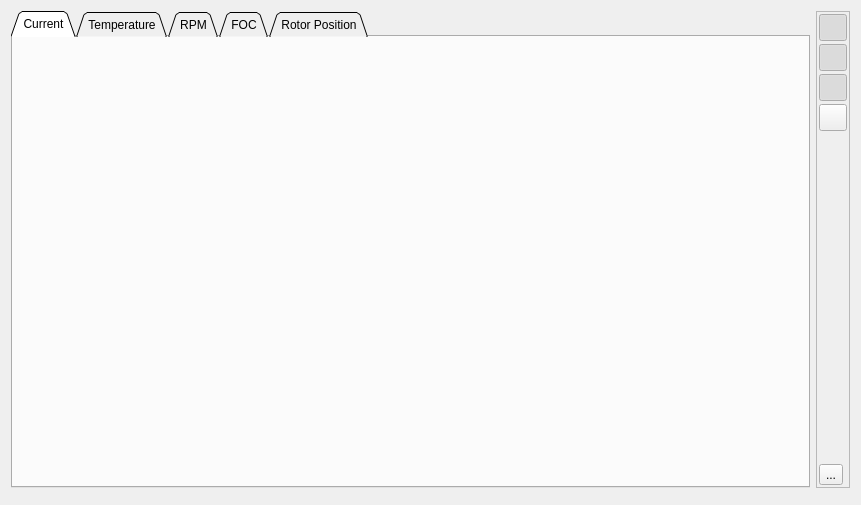
<?xml version="1.0" encoding="UTF-8"?>
<ui version="4.0">
 <class>PageRtData</class>
 <widget class="QWidget" name="PageRtData">
  <property name="geometry">
   <rect>
    <x>0</x>
    <y>0</y>
    <width>861</width>
    <height>505</height>
   </rect>
  </property>
  <property name="windowTitle">
   <string>Form</string>
  </property>
  <layout class="QVBoxLayout" name="verticalLayout_6">
   <item>
    <layout class="QHBoxLayout" name="horizontalLayout">
     <item>
      <widget class="QTabWidget" name="tabWidget">
       <property name="tabShape">
        <enum>QTabWidget::Triangular</enum>
       </property>
       <property name="currentIndex">
        <number>0</number>
       </property>
       <widget class="QWidget" name="tab">
        <attribute name="title">
         <string>Current</string>
        </attribute>
        <layout class="QVBoxLayout" name="verticalLayout_2">
         <item>
          <widget class="QCustomPlot" name="currentPlot" native="true"/>
         </item>
        </layout>
       </widget>
       <widget class="QWidget" name="tab_2">
        <attribute name="title">
         <string>Temperature</string>
        </attribute>
        <layout class="QVBoxLayout" name="verticalLayout_3" stretch="1,0">
         <item>
          <widget class="QCustomPlot" name="tempPlot" native="true"/>
         </item>
         <item>
          <layout class="QHBoxLayout" name="horizontalLayout_3">
           <item>
            <widget class="QCheckBox" name="tempShowMosfetBox">
             <property name="toolTip">
              <string>Show MOSFET temperature</string>
             </property>
             <property name="text">
              <string>MOSFET</string>
             </property>
             <property name="checked">
              <bool>true</bool>
             </property>
            </widget>
           </item>
           <item>
            <widget class="QCheckBox" name="tempShowMotorBox">
             <property name="toolTip">
              <string>Show motor temperature</string>
             </property>
             <property name="text">
              <string>Motor</string>
             </property>
             <property name="checked">
              <bool>true</bool>
             </property>
            </widget>
           </item>
           <item>
            <spacer name="horizontalSpacer">
             <property name="orientation">
              <enum>Qt::Horizontal</enum>
             </property>
             <property name="sizeHint" stdset="0">
              <size>
               <width>40</width>
               <height>20</height>
              </size>
             </property>
            </spacer>
           </item>
          </layout>
         </item>
        </layout>
       </widget>
       <widget class="QWidget" name="tab_3">
        <attribute name="title">
         <string>RPM</string>
        </attribute>
        <layout class="QVBoxLayout" name="verticalLayout_4">
         <item>
          <widget class="QCustomPlot" name="rpmPlot" native="true"/>
         </item>
        </layout>
       </widget>
       <widget class="QWidget" name="tab_4">
        <attribute name="title">
         <string>FOC</string>
        </attribute>
        <layout class="QVBoxLayout" name="verticalLayout_5">
         <item>
          <widget class="QCustomPlot" name="focPlot" native="true"/>
         </item>
        </layout>
       </widget>
       <widget class="QWidget" name="tab_5">
        <attribute name="title">
         <string>Rotor Position</string>
        </attribute>
        <layout class="QHBoxLayout" name="horizontalLayout_2">
         <item>
          <layout class="QVBoxLayout" name="verticalLayout_8">
           <item>
            <widget class="QProgressBar" name="posBar">
             <property name="maximum">
              <number>3590</number>
             </property>
             <property name="value">
              <number>120</number>
             </property>
             <property name="format">
              <string>%v Degrees</string>
             </property>
            </widget>
           </item>
           <item>
            <widget class="QCustomPlot" name="posPlot" native="true">
             <property name="sizePolicy">
              <sizepolicy hsizetype="Preferred" vsizetype="MinimumExpanding">
               <horstretch>0</horstretch>
               <verstretch>0</verstretch>
              </sizepolicy>
             </property>
            </widget>
           </item>
          </layout>
         </item>
         <item>
          <layout class="QVBoxLayout" name="verticalLayout_7">
           <item>
            <widget class="QPushButton" name="posInductanceButton">
             <property name="toolTip">
              <string>Start inductance based signal injection detection (BLDC only)</string>
             </property>
             <property name="text">
              <string>Inductance</string>
             </property>
            </widget>
           </item>
           <item>
            <widget class="QPushButton" name="posEncoderButton">
             <property name="toolTip">
              <string>Plot the encoder position</string>
             </property>
             <property name="text">
              <string>Encoder</string>
             </property>
            </widget>
           </item>
           <item>
            <widget class="QPushButton" name="posObserverButton">
             <property name="toolTip">
              <string>Plot the rotor position seen by the observer (FOC only)</string>
             </property>
             <property name="text">
              <string>Observer</string>
             </property>
            </widget>
           </item>
           <item>
            <widget class="QPushButton" name="posPidButton">
             <property name="toolTip">
              <string>Plot the PID controller position</string>
             </property>
             <property name="text">
              <string>PID Pos</string>
             </property>
            </widget>
           </item>
           <item>
            <widget class="QPushButton" name="posEncoderObserverErrorButton">
             <property name="toolTip">
              <string>Plot the difference between the observer and encoder position (FOC only)</string>
             </property>
             <property name="text">
              <string>Obs vs Enc</string>
             </property>
            </widget>
           </item>
           <item>
            <widget class="QPushButton" name="posHallObserverErrorButton">
             <property name="toolTip">
              <string>Plot the difference between the observer and hall sensor position (FOC only)</string>
             </property>
             <property name="text">
              <string>Obs vs Hall</string>
             </property>
            </widget>
           </item>
           <item>
            <widget class="QPushButton" name="posPidErrorButton">
             <property name="toolTip">
              <string>Plot the PID controller position error</string>
             </property>
             <property name="text">
              <string>PID Error</string>
             </property>
            </widget>
           </item>
           <item>
            <widget class="QPushButton" name="posStopButton">
             <property name="toolTip">
              <string>Stop sending position samples</string>
             </property>
             <property name="text">
              <string>Stop</string>
             </property>
            </widget>
           </item>
           <item>
            <spacer name="verticalSpacer_2">
             <property name="orientation">
              <enum>Qt::Vertical</enum>
             </property>
             <property name="sizeHint" stdset="0">
              <size>
               <width>20</width>
               <height>0</height>
              </size>
             </property>
            </spacer>
           </item>
          </layout>
         </item>
        </layout>
       </widget>
      </widget>
     </item>
     <item>
      <widget class="QFrame" name="buttonFrame">
       <property name="sizePolicy">
        <sizepolicy hsizetype="Fixed" vsizetype="Preferred">
         <horstretch>0</horstretch>
         <verstretch>0</verstretch>
        </sizepolicy>
       </property>
       <property name="frameShape">
        <enum>QFrame::StyledPanel</enum>
       </property>
       <property name="frameShadow">
        <enum>QFrame::Plain</enum>
       </property>
       <layout class="QVBoxLayout" name="verticalLayout">
        <property name="spacing">
         <number>3</number>
        </property>
        <property name="leftMargin">
         <number>2</number>
        </property>
        <property name="topMargin">
         <number>2</number>
        </property>
        <property name="rightMargin">
         <number>2</number>
        </property>
        <property name="bottomMargin">
         <number>2</number>
        </property>
        <item>
         <widget class="QToolButton" name="autoscaleButton">
          <property name="sizePolicy">
           <sizepolicy hsizetype="Fixed" vsizetype="Fixed">
            <horstretch>0</horstretch>
            <verstretch>0</verstretch>
           </sizepolicy>
          </property>
          <property name="font">
           <font>
            <pointsize>3</pointsize>
           </font>
          </property>
          <property name="toolTip">
           <string>Autoscale plots with incoming samples</string>
          </property>
          <property name="text">
           <string/>
          </property>
          <property name="icon">
           <iconset resource="../res.qrc">
            <normaloff>:/res/icons/size_off.png</normaloff>
            <normalon>:/res/icons/size_on.png</normalon>:/res/icons/size_off.png</iconset>
          </property>
          <property name="iconSize">
           <size>
            <width>20</width>
            <height>20</height>
           </size>
          </property>
          <property name="checkable">
           <bool>true</bool>
          </property>
          <property name="checked">
           <bool>true</bool>
          </property>
         </widget>
        </item>
        <item>
         <widget class="QToolButton" name="zoomHButton">
          <property name="sizePolicy">
           <sizepolicy hsizetype="Fixed" vsizetype="Fixed">
            <horstretch>0</horstretch>
            <verstretch>0</verstretch>
           </sizepolicy>
          </property>
          <property name="font">
           <font>
            <pointsize>3</pointsize>
           </font>
          </property>
          <property name="toolTip">
           <string>Enable horizontal zoom</string>
          </property>
          <property name="text">
           <string/>
          </property>
          <property name="icon">
           <iconset resource="../res.qrc">
            <normaloff>:/res/icons/expand_off.png</normaloff>
            <normalon>:/res/icons/expand_on.png</normalon>:/res/icons/expand_off.png</iconset>
          </property>
          <property name="iconSize">
           <size>
            <width>20</width>
            <height>20</height>
           </size>
          </property>
          <property name="checkable">
           <bool>true</bool>
          </property>
          <property name="checked">
           <bool>true</bool>
          </property>
         </widget>
        </item>
        <item>
         <widget class="QToolButton" name="zoomVButton">
          <property name="sizePolicy">
           <sizepolicy hsizetype="Fixed" vsizetype="Fixed">
            <horstretch>0</horstretch>
            <verstretch>0</verstretch>
           </sizepolicy>
          </property>
          <property name="font">
           <font>
            <pointsize>3</pointsize>
           </font>
          </property>
          <property name="toolTip">
           <string>Enable vertical zoom</string>
          </property>
          <property name="text">
           <string/>
          </property>
          <property name="icon">
           <iconset resource="../res.qrc">
            <normaloff>:/res/icons/expand_v_off.png</normaloff>
            <normalon>:/res/icons/expand_v_on.png</normalon>:/res/icons/expand_v_off.png</iconset>
          </property>
          <property name="iconSize">
           <size>
            <width>20</width>
            <height>20</height>
           </size>
          </property>
          <property name="checkable">
           <bool>true</bool>
          </property>
          <property name="checked">
           <bool>true</bool>
          </property>
         </widget>
        </item>
        <item>
         <widget class="QToolButton" name="rescaleButton">
          <property name="toolTip">
           <string>Rescale plots to fit</string>
          </property>
          <property name="text">
           <string/>
          </property>
          <property name="icon">
           <iconset resource="../res.qrc">
            <normaloff>:/res/icons/size_off.png</normaloff>:/res/icons/size_off.png</iconset>
          </property>
          <property name="iconSize">
           <size>
            <width>20</width>
            <height>20</height>
           </size>
          </property>
         </widget>
        </item>
        <item>
         <spacer name="verticalSpacer">
          <property name="orientation">
           <enum>Qt::Vertical</enum>
          </property>
          <property name="sizeHint" stdset="0">
           <size>
            <width>20</width>
            <height>40</height>
           </size>
          </property>
         </spacer>
        </item>
        <item>
         <widget class="QToolButton" name="logRtButton">
          <property name="toolTip">
           <string>&lt;html&gt;&lt;head/&gt;&lt;body&gt;&lt;p&gt;Log Realtime Data to File.&lt;/p&gt;&lt;p&gt;Go to &lt;span style=&quot; font-weight:600;&quot;&gt;Settings -&amp;gt; Paths&lt;/span&gt; to choose the output directory.&lt;/p&gt;&lt;/body&gt;&lt;/html&gt;</string>
          </property>
          <property name="text">
           <string>...</string>
          </property>
          <property name="icon">
           <iconset resource="../res.qrc">
            <normaloff>:/res/icons/rt_off.png</normaloff>
            <normalon>:/res/icons/rt_on.png</normalon>:/res/icons/rt_off.png</iconset>
          </property>
          <property name="iconSize">
           <size>
            <width>20</width>
            <height>20</height>
           </size>
          </property>
          <property name="checkable">
           <bool>true</bool>
          </property>
         </widget>
        </item>
       </layout>
      </widget>
     </item>
    </layout>
   </item>
   <item>
    <widget class="RtDataText" name="rtText" native="true"/>
   </item>
  </layout>
 </widget>
 <customwidgets>
  <customwidget>
   <class>QCustomPlot</class>
   <extends>QWidget</extends>
   <header>widgets/qcustomplot.h</header>
   <container>1</container>
  </customwidget>
  <customwidget>
   <class>RtDataText</class>
   <extends>QWidget</extends>
   <header>widgets/rtdatatext.h</header>
   <container>1</container>
  </customwidget>
 </customwidgets>
 <resources>
  <include location="../res.qrc"/>
 </resources>
 <connections/>
</ui>
